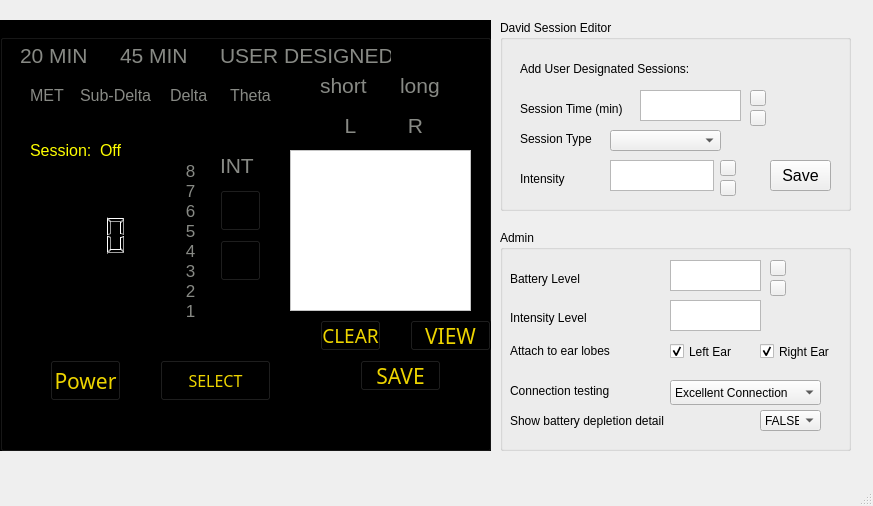
<?xml version="1.0" encoding="UTF-8"?>
<ui version="4.0">
 <class>MainWindow</class>
 <widget class="QMainWindow" name="MainWindow">
  <property name="geometry">
   <rect>
    <x>0</x>
    <y>0</y>
    <width>873</width>
    <height>506</height>
   </rect>
  </property>
  <property name="windowTitle">
   <string>MainWindow</string>
  </property>
  <widget class="QWidget" name="centralwidget">
   <widget class="QGroupBox" name="groupBox">
    <property name="geometry">
     <rect>
      <x>0</x>
      <y>20</y>
      <width>491</width>
      <height>431</height>
     </rect>
    </property>
    <property name="autoFillBackground">
     <bool>false</bool>
    </property>
    <property name="styleSheet">
     <string notr="true">background-color: rgb(0, 0, 0);</string>
    </property>
    <property name="title">
     <string>Device</string>
    </property>
    <widget class="QPushButton" name="intDownBtn">
     <property name="geometry">
      <rect>
       <x>220</x>
       <y>220</y>
       <width>41</width>
       <height>41</height>
      </rect>
     </property>
     <property name="styleSheet">
      <string notr="true">border-color: rgb(186, 189, 182);
background-color: rgb(0, 0, 0);
color: rgb(237, 212, 0);</string>
     </property>
     <property name="text">
      <string/>
     </property>
    </widget>
    <widget class="QPushButton" name="intUpBtn">
     <property name="geometry">
      <rect>
       <x>220</x>
       <y>170</y>
       <width>41</width>
       <height>41</height>
      </rect>
     </property>
     <property name="styleSheet">
      <string notr="true">border-color: rgb(186, 189, 182);
background-color: rgb(0, 0, 0);
color: rgb(237, 212, 0);</string>
     </property>
     <property name="text">
      <string/>
     </property>
     <property name="iconSize">
      <size>
       <width>24</width>
       <height>24</height>
      </size>
     </property>
    </widget>
    <widget class="QPushButton" name="powerBtn">
     <property name="geometry">
      <rect>
       <x>50</x>
       <y>340</y>
       <width>71</width>
       <height>41</height>
      </rect>
     </property>
     <property name="font">
      <font>
       <family>Noto Sans</family>
       <pointsize>16</pointsize>
       <weight>50</weight>
       <bold>false</bold>
      </font>
     </property>
     <property name="styleSheet">
      <string notr="true">border-color: rgb(186, 189, 182);
background-color: rgb(0, 0, 0);
color: rgb(237, 212, 0);</string>
     </property>
     <property name="text">
      <string>Power</string>
     </property>
    </widget>
    <widget class="QPushButton" name="selectBtn">
     <property name="geometry">
      <rect>
       <x>160</x>
       <y>340</y>
       <width>111</width>
       <height>41</height>
      </rect>
     </property>
     <property name="font">
      <font>
       <family>Noto Sans</family>
       <pointsize>12</pointsize>
       <weight>50</weight>
       <bold>false</bold>
      </font>
     </property>
     <property name="styleSheet">
      <string notr="true">border-color: rgb(186, 189, 182);
background-color: rgb(0, 0, 0);
color: rgb(237, 212, 0);</string>
     </property>
     <property name="text">
      <string>SELECT</string>
     </property>
    </widget>
    <widget class="QPushButton" name="saveBtn">
     <property name="geometry">
      <rect>
       <x>360</x>
       <y>340</y>
       <width>81</width>
       <height>31</height>
      </rect>
     </property>
     <property name="font">
      <font>
       <family>Noto Sans</family>
       <pointsize>16</pointsize>
       <weight>50</weight>
       <bold>false</bold>
      </font>
     </property>
     <property name="styleSheet">
      <string notr="true">border-color: rgb(186, 189, 182);
background-color: rgb(0, 0, 0);
color: rgb(237, 212, 0);</string>
     </property>
     <property name="text">
      <string>SAVE</string>
     </property>
    </widget>
    <widget class="QTextEdit" name="recordingTxt">
     <property name="geometry">
      <rect>
       <x>290</x>
       <y>130</y>
       <width>181</width>
       <height>161</height>
      </rect>
     </property>
     <property name="styleSheet">
      <string notr="true">background-color: rgb(255, 255, 255);
color: rgb(0, 0, 0);</string>
     </property>
     <property name="readOnly">
      <bool>true</bool>
     </property>
    </widget>
    <widget class="QLabel" name="TwentyLbl">
     <property name="geometry">
      <rect>
       <x>20</x>
       <y>20</y>
       <width>81</width>
       <height>31</height>
      </rect>
     </property>
     <property name="font">
      <font>
       <pointsize>16</pointsize>
      </font>
     </property>
     <property name="styleSheet">
      <string notr="true">color: rgb(136, 138, 133);</string>
     </property>
     <property name="text">
      <string>20 MIN</string>
     </property>
    </widget>
    <widget class="QLabel" name="FortyFiveLbl">
     <property name="geometry">
      <rect>
       <x>120</x>
       <y>20</y>
       <width>81</width>
       <height>31</height>
      </rect>
     </property>
     <property name="font">
      <font>
       <pointsize>16</pointsize>
      </font>
     </property>
     <property name="styleSheet">
      <string notr="true">color: rgb(136, 138, 133);</string>
     </property>
     <property name="text">
      <string>45 MIN</string>
     </property>
    </widget>
    <widget class="QLabel" name="UserLbl">
     <property name="geometry">
      <rect>
       <x>220</x>
       <y>20</y>
       <width>171</width>
       <height>31</height>
      </rect>
     </property>
     <property name="font">
      <font>
       <pointsize>16</pointsize>
      </font>
     </property>
     <property name="styleSheet">
      <string notr="true">color: rgb(136, 138, 133);</string>
     </property>
     <property name="text">
      <string>USER DESIGNED</string>
     </property>
    </widget>
    <widget class="QLabel" name="shortCES">
     <property name="geometry">
      <rect>
       <x>320</x>
       <y>50</y>
       <width>61</width>
       <height>31</height>
      </rect>
     </property>
     <property name="font">
      <font>
       <pointsize>16</pointsize>
      </font>
     </property>
     <property name="styleSheet">
      <string notr="true">color: rgb(136, 138, 133);</string>
     </property>
     <property name="text">
      <string>short</string>
     </property>
    </widget>
    <widget class="QLabel" name="dutyCES">
     <property name="geometry">
      <rect>
       <x>400</x>
       <y>50</y>
       <width>61</width>
       <height>31</height>
      </rect>
     </property>
     <property name="font">
      <font>
       <pointsize>16</pointsize>
      </font>
     </property>
     <property name="styleSheet">
      <string notr="true">color: rgb(136, 138, 133);</string>
     </property>
     <property name="text">
      <string>long</string>
     </property>
    </widget>
    <widget class="QLabel" name="leftEar">
     <property name="geometry">
      <rect>
       <x>340</x>
       <y>90</y>
       <width>21</width>
       <height>31</height>
      </rect>
     </property>
     <property name="font">
      <font>
       <pointsize>16</pointsize>
      </font>
     </property>
     <property name="styleSheet">
      <string notr="true">color: rgb(136, 138, 133);</string>
     </property>
     <property name="text">
      <string>L</string>
     </property>
     <property name="alignment">
      <set>Qt::AlignCenter</set>
     </property>
    </widget>
    <widget class="QLabel" name="rightEar">
     <property name="geometry">
      <rect>
       <x>400</x>
       <y>90</y>
       <width>31</width>
       <height>31</height>
      </rect>
     </property>
     <property name="font">
      <font>
       <pointsize>16</pointsize>
      </font>
     </property>
     <property name="styleSheet">
      <string notr="true">color: rgb(136, 138, 133);</string>
     </property>
     <property name="text">
      <string>R</string>
     </property>
     <property name="alignment">
      <set>Qt::AlignCenter</set>
     </property>
    </widget>
    <widget class="QLabel" name="intLbl">
     <property name="geometry">
      <rect>
       <x>220</x>
       <y>130</y>
       <width>41</width>
       <height>31</height>
      </rect>
     </property>
     <property name="font">
      <font>
       <pointsize>16</pointsize>
      </font>
     </property>
     <property name="styleSheet">
      <string notr="true">color: rgb(136, 138, 133);</string>
     </property>
     <property name="text">
      <string>INT</string>
     </property>
    </widget>
    <widget class="QLabel" name="subDeltaLbl">
     <property name="geometry">
      <rect>
       <x>80</x>
       <y>60</y>
       <width>81</width>
       <height>31</height>
      </rect>
     </property>
     <property name="font">
      <font>
       <pointsize>12</pointsize>
      </font>
     </property>
     <property name="styleSheet">
      <string notr="true">color: rgb(136, 138, 133);</string>
     </property>
     <property name="text">
      <string>Sub-Delta</string>
     </property>
    </widget>
    <widget class="QLabel" name="metLbl">
     <property name="geometry">
      <rect>
       <x>30</x>
       <y>60</y>
       <width>41</width>
       <height>31</height>
      </rect>
     </property>
     <property name="font">
      <font>
       <pointsize>12</pointsize>
      </font>
     </property>
     <property name="styleSheet">
      <string notr="true">color: rgb(136, 138, 133);</string>
     </property>
     <property name="text">
      <string>MET</string>
     </property>
    </widget>
    <widget class="QLabel" name="deltaLbl">
     <property name="geometry">
      <rect>
       <x>170</x>
       <y>60</y>
       <width>51</width>
       <height>31</height>
      </rect>
     </property>
     <property name="font">
      <font>
       <pointsize>12</pointsize>
      </font>
     </property>
     <property name="styleSheet">
      <string notr="true">color: rgb(136, 138, 133);</string>
     </property>
     <property name="text">
      <string>Delta</string>
     </property>
    </widget>
    <widget class="QLabel" name="thetaLbl">
     <property name="geometry">
      <rect>
       <x>230</x>
       <y>60</y>
       <width>51</width>
       <height>31</height>
      </rect>
     </property>
     <property name="font">
      <font>
       <pointsize>12</pointsize>
      </font>
     </property>
     <property name="styleSheet">
      <string notr="true">color: rgb(136, 138, 133);</string>
     </property>
     <property name="text">
      <string>Theta</string>
     </property>
    </widget>
    <widget class="QLabel" name="bat8">
     <property name="geometry">
      <rect>
       <x>180</x>
       <y>140</y>
       <width>21</width>
       <height>21</height>
      </rect>
     </property>
     <property name="font">
      <font>
       <pointsize>13</pointsize>
      </font>
     </property>
     <property name="styleSheet">
      <string notr="true">color: rgb(136, 138, 133);</string>
     </property>
     <property name="text">
      <string>8</string>
     </property>
     <property name="alignment">
      <set>Qt::AlignCenter</set>
     </property>
    </widget>
    <widget class="QLabel" name="bat7">
     <property name="geometry">
      <rect>
       <x>180</x>
       <y>160</y>
       <width>21</width>
       <height>21</height>
      </rect>
     </property>
     <property name="font">
      <font>
       <pointsize>13</pointsize>
      </font>
     </property>
     <property name="styleSheet">
      <string notr="true">color: rgb(136, 138, 133);</string>
     </property>
     <property name="text">
      <string>7</string>
     </property>
     <property name="alignment">
      <set>Qt::AlignCenter</set>
     </property>
    </widget>
    <widget class="QLabel" name="bat6">
     <property name="geometry">
      <rect>
       <x>180</x>
       <y>180</y>
       <width>21</width>
       <height>21</height>
      </rect>
     </property>
     <property name="font">
      <font>
       <pointsize>13</pointsize>
      </font>
     </property>
     <property name="styleSheet">
      <string notr="true">color: rgb(136, 138, 133);</string>
     </property>
     <property name="text">
      <string>6</string>
     </property>
     <property name="alignment">
      <set>Qt::AlignCenter</set>
     </property>
    </widget>
    <widget class="QLabel" name="bat5">
     <property name="geometry">
      <rect>
       <x>180</x>
       <y>200</y>
       <width>21</width>
       <height>21</height>
      </rect>
     </property>
     <property name="font">
      <font>
       <pointsize>13</pointsize>
      </font>
     </property>
     <property name="styleSheet">
      <string notr="true">color: rgb(136, 138, 133);</string>
     </property>
     <property name="text">
      <string>5</string>
     </property>
     <property name="alignment">
      <set>Qt::AlignCenter</set>
     </property>
    </widget>
    <widget class="QLabel" name="bat4">
     <property name="geometry">
      <rect>
       <x>180</x>
       <y>220</y>
       <width>21</width>
       <height>21</height>
      </rect>
     </property>
     <property name="font">
      <font>
       <pointsize>13</pointsize>
      </font>
     </property>
     <property name="styleSheet">
      <string notr="true">color: rgb(136, 138, 133);</string>
     </property>
     <property name="text">
      <string>4</string>
     </property>
     <property name="alignment">
      <set>Qt::AlignCenter</set>
     </property>
    </widget>
    <widget class="QLabel" name="bat3">
     <property name="geometry">
      <rect>
       <x>180</x>
       <y>240</y>
       <width>21</width>
       <height>21</height>
      </rect>
     </property>
     <property name="font">
      <font>
       <pointsize>13</pointsize>
      </font>
     </property>
     <property name="styleSheet">
      <string notr="true">color: rgb(136, 138, 133);</string>
     </property>
     <property name="text">
      <string>3</string>
     </property>
     <property name="alignment">
      <set>Qt::AlignCenter</set>
     </property>
    </widget>
    <widget class="QLabel" name="bat2">
     <property name="geometry">
      <rect>
       <x>180</x>
       <y>260</y>
       <width>21</width>
       <height>21</height>
      </rect>
     </property>
     <property name="font">
      <font>
       <pointsize>13</pointsize>
      </font>
     </property>
     <property name="styleSheet">
      <string notr="true">color: rgb(136, 138, 133);</string>
     </property>
     <property name="text">
      <string>2</string>
     </property>
     <property name="alignment">
      <set>Qt::AlignCenter</set>
     </property>
    </widget>
    <widget class="QLabel" name="bat1">
     <property name="geometry">
      <rect>
       <x>180</x>
       <y>280</y>
       <width>21</width>
       <height>21</height>
      </rect>
     </property>
     <property name="font">
      <font>
       <pointsize>13</pointsize>
      </font>
     </property>
     <property name="styleSheet">
      <string notr="true">color: rgb(136, 138, 133);</string>
     </property>
     <property name="text">
      <string>1</string>
     </property>
     <property name="alignment">
      <set>Qt::AlignCenter</set>
     </property>
    </widget>
    <widget class="QPushButton" name="clearBtn">
     <property name="geometry">
      <rect>
       <x>320</x>
       <y>300</y>
       <width>61</width>
       <height>31</height>
      </rect>
     </property>
     <property name="font">
      <font>
       <family>Noto Sans</family>
       <pointsize>14</pointsize>
       <weight>50</weight>
       <bold>false</bold>
      </font>
     </property>
     <property name="styleSheet">
      <string notr="true">border-color: rgb(186, 189, 182);
background-color: rgb(0, 0, 0);
color: rgb(237, 212, 0);</string>
     </property>
     <property name="text">
      <string>CLEAR</string>
     </property>
    </widget>
    <widget class="QPushButton" name="viewBtn">
     <property name="geometry">
      <rect>
       <x>410</x>
       <y>300</y>
       <width>81</width>
       <height>31</height>
      </rect>
     </property>
     <property name="font">
      <font>
       <family>Noto Sans</family>
       <pointsize>16</pointsize>
       <weight>50</weight>
       <bold>false</bold>
      </font>
     </property>
     <property name="styleSheet">
      <string notr="true">border-color: rgb(186, 189, 182);
background-color: rgb(0, 0, 0);
color: rgb(237, 212, 0);</string>
     </property>
     <property name="text">
      <string>VIEW</string>
     </property>
    </widget>
    <widget class="QLCDNumber" name="lcdTimer">
     <property name="enabled">
      <bool>true</bool>
     </property>
     <property name="geometry">
      <rect>
       <x>20</x>
       <y>160</y>
       <width>111</width>
       <height>111</height>
      </rect>
     </property>
    </widget>
    <widget class="QLabel" name="label_9">
     <property name="geometry">
      <rect>
       <x>40</x>
       <y>240</y>
       <width>54</width>
       <height>17</height>
      </rect>
     </property>
     <property name="text">
      <string>TextLabel</string>
     </property>
    </widget>
    <widget class="QLabel" name="label_10">
     <property name="geometry">
      <rect>
       <x>60</x>
       <y>250</y>
       <width>54</width>
       <height>17</height>
      </rect>
     </property>
     <property name="text">
      <string>TextLabel</string>
     </property>
    </widget>
    <widget class="QLabel" name="sessionLbl">
     <property name="enabled">
      <bool>true</bool>
     </property>
     <property name="geometry">
      <rect>
       <x>30</x>
       <y>120</y>
       <width>71</width>
       <height>21</height>
      </rect>
     </property>
     <property name="font">
      <font>
       <pointsize>12</pointsize>
      </font>
     </property>
     <property name="styleSheet">
      <string notr="true">color: yellow;</string>
     </property>
     <property name="text">
      <string>Session:</string>
     </property>
    </widget>
    <widget class="QLabel" name="sessionStatus">
     <property name="enabled">
      <bool>true</bool>
     </property>
     <property name="geometry">
      <rect>
       <x>100</x>
       <y>120</y>
       <width>71</width>
       <height>21</height>
      </rect>
     </property>
     <property name="font">
      <font>
       <pointsize>12</pointsize>
      </font>
     </property>
     <property name="styleSheet">
      <string notr="true">color: yellow;</string>
     </property>
     <property name="text">
      <string>Off</string>
     </property>
    </widget>
    <widget class="QLabel" name="batteryWarning">
     <property name="geometry">
      <rect>
       <x>30</x>
       <y>300</y>
       <width>281</width>
       <height>41</height>
      </rect>
     </property>
     <property name="font">
      <font>
       <pointsize>12</pointsize>
      </font>
     </property>
     <property name="styleSheet">
      <string notr="true">color: red;</string>
     </property>
     <property name="text">
      <string/>
     </property>
    </widget>
   </widget>
   <widget class="QGroupBox" name="groupBox_2">
    <property name="geometry">
     <rect>
      <x>500</x>
      <y>20</y>
      <width>351</width>
      <height>191</height>
     </rect>
    </property>
    <property name="title">
     <string>David Session Editor</string>
    </property>
    <widget class="QLabel" name="label_3">
     <property name="geometry">
      <rect>
       <x>20</x>
       <y>40</y>
       <width>181</width>
       <height>17</height>
      </rect>
     </property>
     <property name="text">
      <string>Add User Designated Sessions: </string>
     </property>
    </widget>
    <widget class="QLabel" name="label_4">
     <property name="geometry">
      <rect>
       <x>20</x>
       <y>80</y>
       <width>111</width>
       <height>17</height>
      </rect>
     </property>
     <property name="text">
      <string>Session Time (min)</string>
     </property>
    </widget>
    <widget class="QLabel" name="label_5">
     <property name="geometry">
      <rect>
       <x>20</x>
       <y>110</y>
       <width>81</width>
       <height>17</height>
      </rect>
     </property>
     <property name="text">
      <string>Session Type</string>
     </property>
    </widget>
    <widget class="QLabel" name="label_6">
     <property name="geometry">
      <rect>
       <x>20</x>
       <y>150</y>
       <width>54</width>
       <height>17</height>
      </rect>
     </property>
     <property name="text">
      <string>Intensity</string>
     </property>
    </widget>
    <widget class="QComboBox" name="sessionTypeDD">
     <property name="geometry">
      <rect>
       <x>110</x>
       <y>110</y>
       <width>111</width>
       <height>21</height>
      </rect>
     </property>
    </widget>
    <widget class="QPushButton" name="saveEditorButton">
     <property name="geometry">
      <rect>
       <x>270</x>
       <y>140</y>
       <width>61</width>
       <height>31</height>
      </rect>
     </property>
     <property name="font">
      <font>
       <pointsize>12</pointsize>
      </font>
     </property>
     <property name="text">
      <string>Save</string>
     </property>
    </widget>
    <widget class="QLabel" name="label_2">
     <property name="geometry">
      <rect>
       <x>550</x>
       <y>-10</y>
       <width>71</width>
       <height>17</height>
      </rect>
     </property>
     <property name="text">
      <string>Connection:</string>
     </property>
    </widget>
    <widget class="QTextEdit" name="userInt">
     <property name="geometry">
      <rect>
       <x>110</x>
       <y>140</y>
       <width>104</width>
       <height>31</height>
      </rect>
     </property>
    </widget>
    <widget class="QPushButton" name="userIntUp">
     <property name="geometry">
      <rect>
       <x>220</x>
       <y>140</y>
       <width>16</width>
       <height>16</height>
      </rect>
     </property>
     <property name="text">
      <string/>
     </property>
     <property name="iconSize">
      <size>
       <width>10</width>
       <height>10</height>
      </size>
     </property>
    </widget>
    <widget class="QPushButton" name="userIntDown">
     <property name="geometry">
      <rect>
       <x>220</x>
       <y>160</y>
       <width>16</width>
       <height>16</height>
      </rect>
     </property>
     <property name="text">
      <string/>
     </property>
     <property name="iconSize">
      <size>
       <width>10</width>
       <height>10</height>
      </size>
     </property>
    </widget>
    <widget class="QTextEdit" name="userTime">
     <property name="geometry">
      <rect>
       <x>140</x>
       <y>70</y>
       <width>101</width>
       <height>31</height>
      </rect>
     </property>
    </widget>
    <widget class="QPushButton" name="userTimeUp">
     <property name="geometry">
      <rect>
       <x>250</x>
       <y>70</y>
       <width>16</width>
       <height>16</height>
      </rect>
     </property>
     <property name="text">
      <string/>
     </property>
     <property name="iconSize">
      <size>
       <width>10</width>
       <height>10</height>
      </size>
     </property>
    </widget>
    <widget class="QPushButton" name="userTimeDown">
     <property name="geometry">
      <rect>
       <x>250</x>
       <y>90</y>
       <width>16</width>
       <height>16</height>
      </rect>
     </property>
     <property name="text">
      <string/>
     </property>
     <property name="iconSize">
      <size>
       <width>10</width>
       <height>10</height>
      </size>
     </property>
    </widget>
   </widget>
   <widget class="QGroupBox" name="groupBox_3">
    <property name="geometry">
     <rect>
      <x>500</x>
      <y>230</y>
      <width>351</width>
      <height>221</height>
     </rect>
    </property>
    <property name="title">
     <string>Admin</string>
    </property>
    <widget class="QLabel" name="label_19">
     <property name="geometry">
      <rect>
       <x>550</x>
       <y>-10</y>
       <width>71</width>
       <height>17</height>
      </rect>
     </property>
     <property name="text">
      <string>Connection:</string>
     </property>
    </widget>
    <widget class="QLabel" name="label_20">
     <property name="geometry">
      <rect>
       <x>10</x>
       <y>40</y>
       <width>81</width>
       <height>17</height>
      </rect>
     </property>
     <property name="text">
      <string>Battery Level</string>
     </property>
    </widget>
    <widget class="QComboBox" name="connectionDD">
     <property name="geometry">
      <rect>
       <x>170</x>
       <y>150</y>
       <width>151</width>
       <height>25</height>
      </rect>
     </property>
     <item>
      <property name="text">
       <string>Excellent Connection</string>
      </property>
     </item>
     <item>
      <property name="text">
       <string>Okay Connection</string>
      </property>
     </item>
     <item>
      <property name="text">
       <string>No Connection</string>
      </property>
     </item>
    </widget>
    <widget class="QLabel" name="label_21">
     <property name="geometry">
      <rect>
       <x>10</x>
       <y>110</y>
       <width>121</width>
       <height>21</height>
      </rect>
     </property>
     <property name="text">
      <string>Attach to ear lobes</string>
     </property>
    </widget>
    <widget class="QLabel" name="label_22">
     <property name="geometry">
      <rect>
       <x>10</x>
       <y>150</y>
       <width>121</width>
       <height>21</height>
      </rect>
     </property>
     <property name="text">
      <string>Connection testing</string>
     </property>
    </widget>
    <widget class="QTextEdit" name="batteryLevelTxt">
     <property name="geometry">
      <rect>
       <x>170</x>
       <y>30</y>
       <width>91</width>
       <height>31</height>
      </rect>
     </property>
    </widget>
    <widget class="QPushButton" name="batteryUp">
     <property name="geometry">
      <rect>
       <x>270</x>
       <y>30</y>
       <width>16</width>
       <height>16</height>
      </rect>
     </property>
     <property name="text">
      <string/>
     </property>
     <property name="iconSize">
      <size>
       <width>10</width>
       <height>10</height>
      </size>
     </property>
    </widget>
    <widget class="QPushButton" name="batteryDown">
     <property name="geometry">
      <rect>
       <x>270</x>
       <y>50</y>
       <width>16</width>
       <height>16</height>
      </rect>
     </property>
     <property name="text">
      <string/>
     </property>
     <property name="iconSize">
      <size>
       <width>10</width>
       <height>10</height>
      </size>
     </property>
    </widget>
    <widget class="QCheckBox" name="attachEarLeft">
     <property name="geometry">
      <rect>
       <x>170</x>
       <y>110</y>
       <width>71</width>
       <height>23</height>
      </rect>
     </property>
     <property name="text">
      <string>Left Ear</string>
     </property>
     <property name="checked">
      <bool>true</bool>
     </property>
    </widget>
    <widget class="QLabel" name="label_23">
     <property name="geometry">
      <rect>
       <x>10</x>
       <y>80</y>
       <width>91</width>
       <height>16</height>
      </rect>
     </property>
     <property name="text">
      <string>Intensity Level</string>
     </property>
    </widget>
    <widget class="QTextEdit" name="intensityLevelTxt">
     <property name="geometry">
      <rect>
       <x>170</x>
       <y>70</y>
       <width>91</width>
       <height>31</height>
      </rect>
     </property>
    </widget>
    <widget class="QCheckBox" name="attachEarRight">
     <property name="geometry">
      <rect>
       <x>260</x>
       <y>110</y>
       <width>81</width>
       <height>23</height>
      </rect>
     </property>
     <property name="text">
      <string>Right Ear</string>
     </property>
     <property name="checked">
      <bool>true</bool>
     </property>
    </widget>
    <widget class="QLabel" name="label_26">
     <property name="geometry">
      <rect>
       <x>10</x>
       <y>180</y>
       <width>171</width>
       <height>21</height>
      </rect>
     </property>
     <property name="text">
      <string>Show battery depletion detail</string>
     </property>
    </widget>
    <widget class="QComboBox" name="batteryLife">
     <property name="geometry">
      <rect>
       <x>260</x>
       <y>180</y>
       <width>61</width>
       <height>21</height>
      </rect>
     </property>
     <item>
      <property name="text">
       <string>FALSE</string>
      </property>
     </item>
     <item>
      <property name="text">
       <string>TRUE</string>
      </property>
     </item>
    </widget>
   </widget>
  </widget>
  <widget class="QMenuBar" name="menubar">
   <property name="geometry">
    <rect>
     <x>0</x>
     <y>0</y>
     <width>873</width>
     <height>22</height>
    </rect>
   </property>
  </widget>
  <widget class="QStatusBar" name="statusbar"/>
 </widget>
 <resources/>
 <connections/>
</ui>
